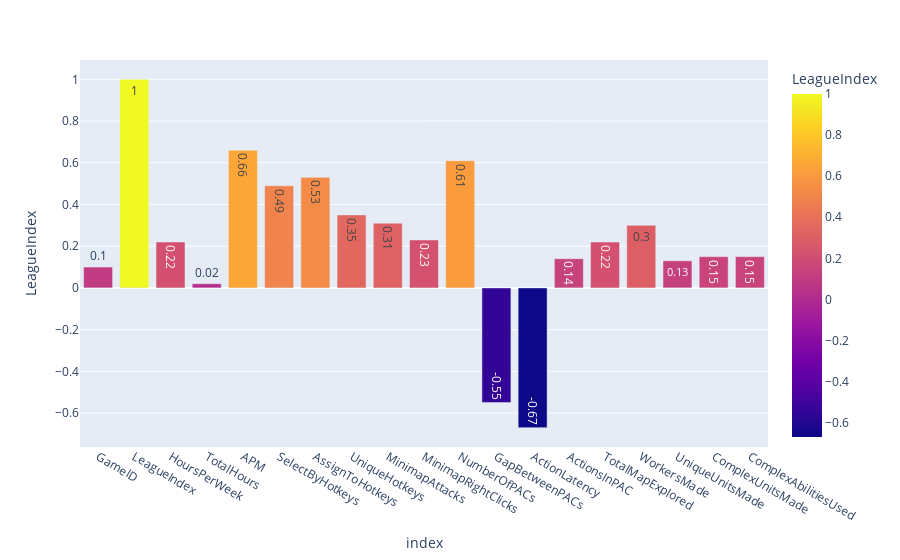

Write notebook code for a chart like this one.
### Code cell
plt.figure(figsize=(1, 10))
px.bar(correlation_vals, x='index', y='LeagueIndex', color='LeagueIndex', text='LeagueIndex')

### Figure 1 — Plotly figure (JSON) as saved in the notebook; plotly's stock layout.template omitted (floating-point values rounded to 4 significant figures)
{"data": [{"alignmentgroup": "True", "hovertemplate": "index=%{x}<br>LeagueIndex=%{marker.color}<extra></extra>", "legendgroup": "", "marker": {"color": [0.1, 1, 0.22, 0.02, 0.66, 0.49, 0.53, 0.35, 0.31, 0.23, 0.61, -0.55, -0.67, 0.14, 0.22, 0.3, 0.13, 0.15, 0.15], "coloraxis": "coloraxis", "pattern": {"shape": ""}}, "name": "", "offsetgroup": "", "orientation": "v", "showlegend": false, "text": [0.1, 1, 0.22, 0.02, 0.66, 0.49, 0.53, 0.35, 0.31, 0.23, 0.61, -0.55, -0.67, 0.14, 0.22, 0.3, 0.13, 0.15, 0.15], "textposition": "auto", "type": "bar", "x": ["GameID", "LeagueIndex", "HoursPerWeek", "TotalHours", "APM", "SelectByHotkeys", "AssignToHotkeys", "UniqueHotkeys", "MinimapAttacks", "MinimapRightClicks", "NumberOfPACs", "GapBetweenPACs", "ActionLatency", "ActionsInPAC", "TotalMapExplored", "WorkersMade", "UniqueUnitsMade", "ComplexUnitsMade", "ComplexAbilitiesUsed"], "xaxis": "x", "y": [0.1, 1, 0.22, 0.02, 0.66, 0.49, 0.53, 0.35, 0.31, 0.23, 0.61, -0.55, -0.67, 0.14, 0.22, 0.3, 0.13, 0.15, 0.15], "yaxis": "y"}], "layout": {"barmode": "relative", "coloraxis": {"colorbar": {"title": {"text": "LeagueIndex"}}, "colorscale": [[0, "#0d0887"], [0.1111, "#46039f"], [0.2222, "#7201a8"], [0.3333, "#9c179e"], [0.4444, "#bd3786"], [0.5556, "#d8576b"], [0.6667, "#ed7953"], [0.7778, "#fb9f3a"], [0.8889, "#fdca26"], [1, "#f0f921"]]}, "legend": {"tracegroupgap": 0}, "margin": {"t": 60}, "xaxis": {"anchor": "y", "domain": [0, 1], "title": {"text": "index"}}, "yaxis": {"anchor": "x", "domain": [0, 1], "title": {"text": "LeagueIndex"}}}}
